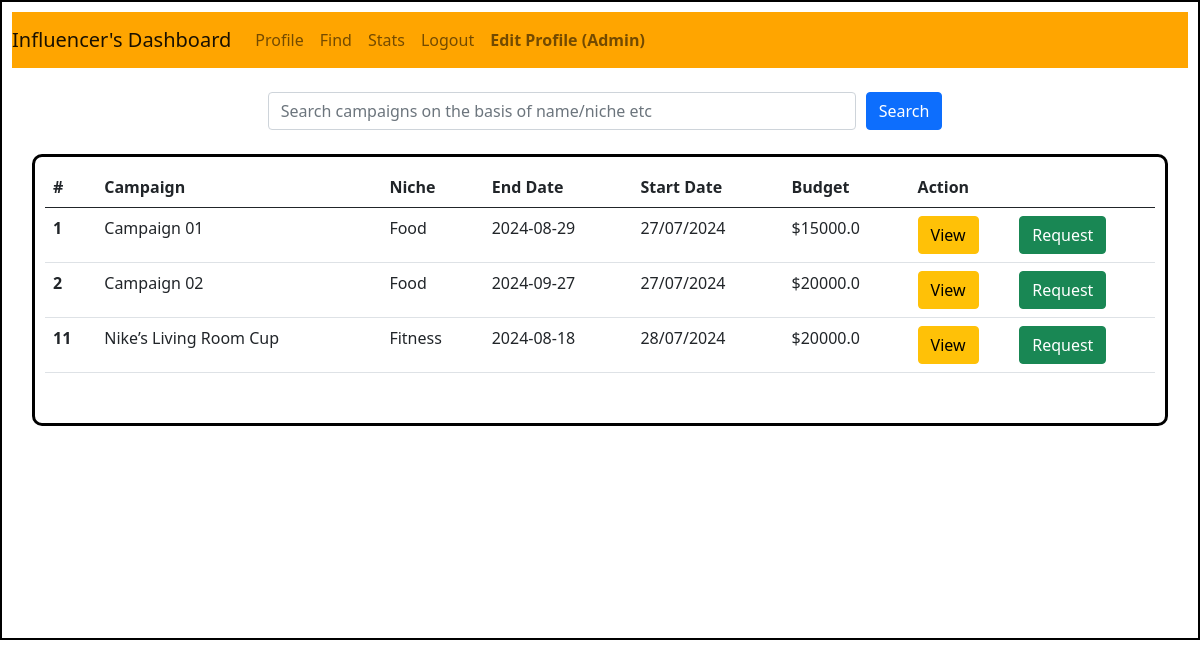
The page /influencer/dashboard/find/1 on the database its author committed.
### backend/models.py (models this page shows)
class User(db.Model):
    __tablename__ = "user"
    id = db.Column(db.Integer, primary_key = True, nullable = False, autoincrement = True)
    email = db.Column(db.String, nullable = False)
    full_name = db.Column(db.String, nullable = False)
    search_name = db.Column(db.String, nullable = False, default="null")
    user_name = db.Column(db.String, unique = True, nullable = False)
    pwd = db.Column(db.String, nullable = False, default="null")
    category = db.Column(db.String, nullable = False, default="null")
    niche = db.Column(db.String, nullable = False, default="null")
    followers = db.Column(db.Integer, nullable=False, default = 0)
    type = db.Column(db.String, nullable = False, default = "general")
    is_flagged = db.Column(db.String, nullable=False, default="False")
    ad_request = db.relationship("Ad_request", cascade="all, delete", backref="user")

class Campaigns(db.Model):
    __tablename__ = "campaigns"
    id = db.Column(db.Integer, primary_key = True, nullable = False, autoincrement = True)
    name = db.Column(db.String, nullable = False)
    search_name = db.Column(db.String, nullable = False, default = "null")
    description = db.Column(db.Text, nullable = False)
    start_date = db.Column(db.String, nullable = False, default = "null")
    end_date = db.Column(db.String, nullable = False)
    budget = db.Column(db.Float, nullable = False)
    visibility = db.Column(db.String, nullable = False, default="public")
    goals = db.Column(db.Text, nullable = False)
    niche = db.Column(db.Text, nullable = False, default = "null")
    sponser_id = db.Column(db.Integer, db.ForeignKey("sponser.id"), nullable = False)
    ad_requests = db.relationship("Ad_request", cascade="all, delete", backref="campaigns")

### backend/controllers.py (the view)
@app.route("/influencer/dashboard/find/<int:i_id>")
def influencer_dashboard_find(i_id):
    influencer = User.query.get(i_id)
    campaign_summary = fetch_campaigns()
    return render_template("influencer_dashboard_find.html", influencer = influencer, campaigns = campaign_summary)

### backend/controllers.py (called while the page is built)
def fetch_campaigns():
    campaigns=Campaigns.query.filter_by(visibility = "Public" ).all()
    campaign_list = {}
    for campaign in campaigns:
        if campaign.id not in campaign_list.keys():
            campaign_list[campaign.id] = [campaign.name, campaign.niche, campaign.end_date, campaign.budget, campaign.start_date, campaign.sponser_id]
    return campaign_list

### templates/influencer_dashboard_find.html (shortened to what this page needs)
<!DOCTYPE html>
<html lang="en">
<head>
    <link rel="stylesheet" href = "/static/dashboardstyle.css">
    <link href="https://cdn.jsdelivr.net/npm/bootstrap@5.0.2/dist/css/bootstrap.min.css" rel="stylesheet">
</head>
<body>
    <div id = "container-influencer-find">
      <nav class="navbar navbar-expand-lg navbar-light" style="background-color:orange;">
            <a class="navbar-brand" href="#">Influencer's Dashboard</a>
            <div class="collapse navbar-collapse" id="navbarNav">
              <ul class="navbar-nav">
                <li class="nav-item active">
                  <a class="nav-link" href="/influencer/dashboard/profile/{{influencer.id}}"> Profile </a>
                </li>
                <li class="nav-item active">
                  <a class="nav-link" href="/influencer/dashboard/find/{{influencer.id}}"> Find</a>
                </li>
                <li class="nav-item active">
                  <a class="nav-link" href="/influencer/stats"> Stats</span></a>
                </li>
                <li class="nav-item">
                  <a class="nav-link" href="/login"> Logout</a>
                </li>
                <li class="nav-item">
                  <a class="nav-link" href="/edit/profile/page/{{influencer.id}}" > <strong>Edit Profile ({{influencer.full_name}})</strong></a>
                </li>
          </nav><br>
          <form action="/influencer/search"  class="form-inline">
            <input type="text" class="form-control" id="search" name="search_word" placeholder="Search campaigns on the basis of name/niche etc">
            <button type="submit" class="btn btn-primary">Search</button>
          </form><br>
          <div id="campaign">
            {%if campaigns%}
            <table class="table">
              <thead>
                <tr>
                  <th scope="col">#</th>
                  <th scope="col">Campaign</th>
                  <th scope="col">Niche</th>
                  <th scope="col">End Date</th>
                  <th scope="col">Start Date</th>
                  <th scope="col">Budget</th>
                  <th scope="col">Action</th>
                </tr>
              </thead>
              <tbody>
              {%for key, value in campaigns.items()%}
                <tr>
                  <th scope="row">{{key}}</th>
                  <td>{{value[0]}}</td>
                  <td>{{value[1]}}</td>
                  <td>{{value[2]}}</td>
                  <td>{{value[4]}}</td>
                  <td>${{value[3]}}</td>
                  <td><div id="button-container-influencer">
                            <a href="/view/campaign/influencer/{{key}}"><button type="button" class="btn btn-warning">View</button></a>
                            <form action="/send/request/{{influencer.id}}" method="POST">
                            <button type="submit" class="btn btn-success">Request</button></td>
                  </div>
                </tr>
              {%endfor%}
            {%else%}
            <h3>No Campaigns available!</h3>
            {%endif%}<br>
</body>
</html>

### static/dashboardstyle.css (style rules this page uses)
* { margin: 0%; padding: 0%; }
#container-influencer-find { border: 2px solid black; padding: 10px; height: 640px; }
#campaign { border: 3px solid black ; padding: 10px; margin-left: 20px; margin-right: 20px; border-radius: 10px; }
#button-container-influencer { display: flex; }

### templates/influencer_dashboard_find.html (style rules this page uses)
form { width: 100%; display: flex; flex-direction: row; justify-content: center; align-items: center; }
#search { margin-left: 10px; margin-right: 10px; width: 50%; }

### rows shown on the page
User: full_name "Admin"
Campaigns: name "Campaign 01", niche "Food", end_date "2024-08-29", start_date "27/07/2024", budget "15000.0"
Campaigns: name "Campaign 02", niche "Food", end_date "2024-09-27", start_date "27/07/2024", budget "20000.0"
Campaigns: name "Nike’s Living Room Cup", niche "Fitness", end_date "2024-08-18", start_date "28/07/2024", budget "20000.0"

### other values the page prints
{{ key }} "1" "2" "11"
